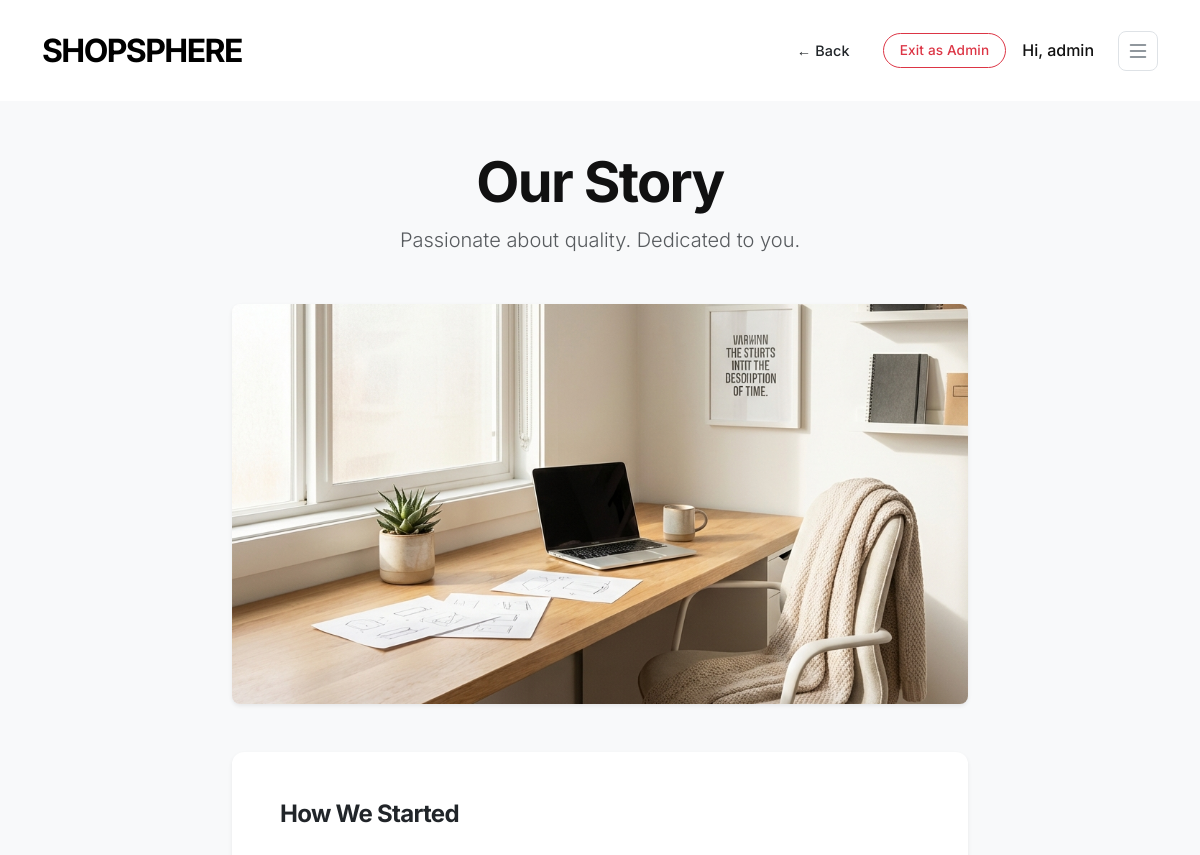
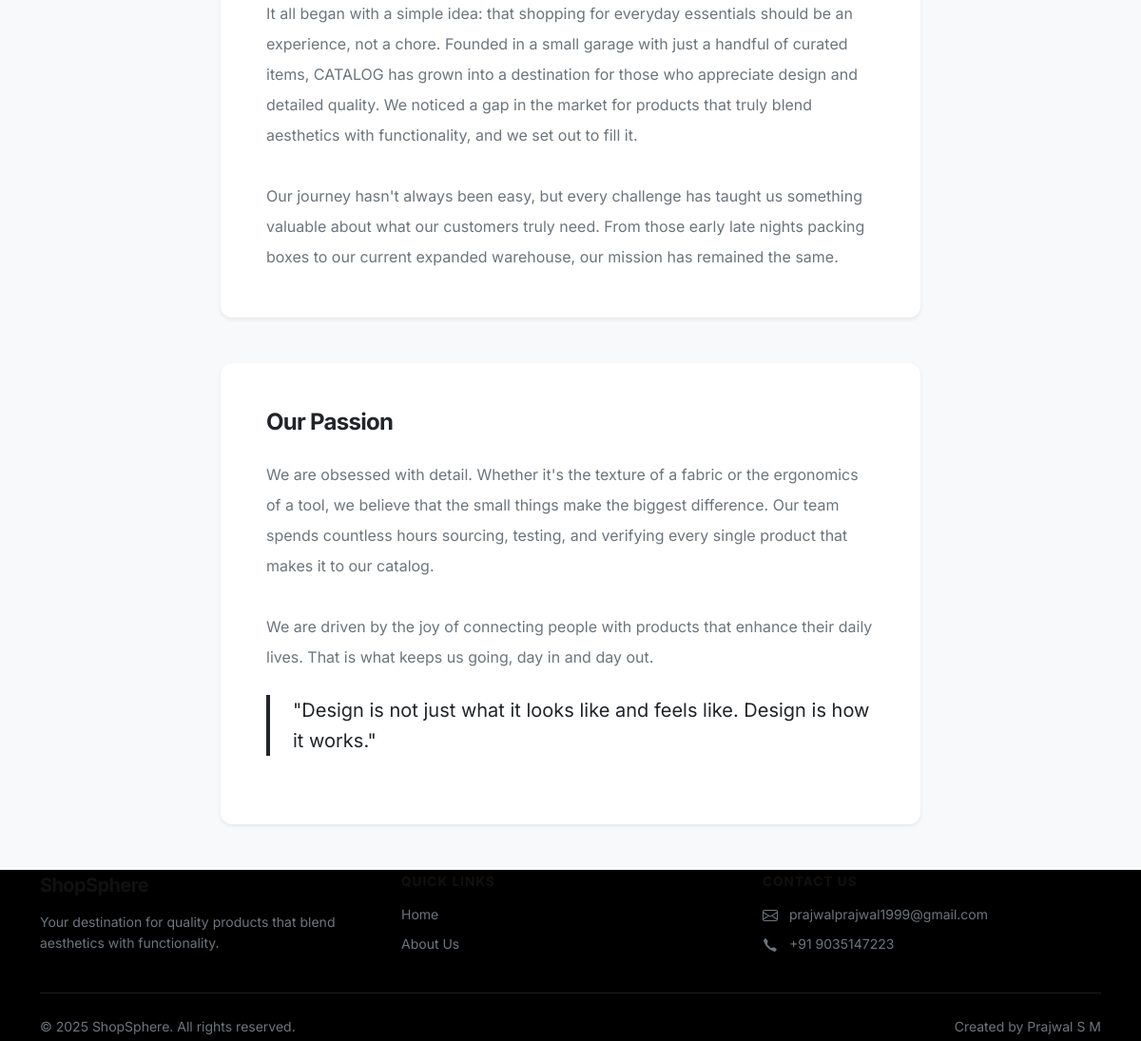
Page /about (signed in) on the committed database (2 pictures, top to bottom).
### tables this page shows
CREATE TABLE site_settings (
        key TEXT PRIMARY KEY,
        value TEXT
    );

### frontend_pkg/routes_ui.py (the view)
@ui_bp.route('/about')
def about():
    return render_template('about.html', content=safe_get_about(), footer=safe_get_footer())

### database/db.py (called while the page is built, shortened)
def get_db():
    db = getattr(g, '_database', None)
    if db is None:
        if db is None:
            db = g._database = sqlite3.connect(DB_FILE)
            db.row_factory = sqlite3.Row
    return db

def close_connection(exception):
    db = getattr(g, '_database', None)
    if db is not None:
        db.close()

### frontend_pkg/routes_ui.py (called while the page is built)
def safe_get_footer():
    try:
        from database.db import get_db
        db = get_db()
        settings = db.execute('SELECT key, value FROM site_settings WHERE key LIKE "footer_%"').fetchall()
        return {row['key']: row['value'] for row in settings}
    except:
        return {}

def safe_get_about():
    try:
        from database.db import get_db
        db = get_db()
        settings = db.execute('SELECT key, value FROM site_settings WHERE key LIKE "about_%"').fetchall()
        return {row['key']: row['value'] for row in settings}
    except:
        return {}

### templates/about.html (shortened to what this page needs)
<!DOCTYPE html>
<html lang="en">
<head>
    <link href="https://cdn.jsdelivr.net/npm/bootstrap@5.3.0/dist/css/bootstrap.min.css" rel="stylesheet">
    <link rel="stylesheet" href="/static/css/styles.css">
</head>
<body class="bg-light">
    {% include 'components/navbar_secondary.html' %}
    <div class="container my-5">
        <div class="row justify-content-center">
            <div class="col-lg-8">
                <div class="text-center mb-5">
                    <h1 class="display-4 fw-bold">{{ content.get('about_title', 'Our Story') }}</h1>
                    <p class="lead text-muted">{{ content.get('about_subtitle', 'Passionate about quality. Dedicated to
                        you.') }}</p>
                </div>
                {% if content.get('about_hero_image') %}
                <div class="mb-5 rounded-3 overflow-hidden shadow-sm position-relative">
                    <img src="{{ content.get('about_hero_image') }}" class="img-fluid w-100" alt="About Us Hero"
                        style="max-height: 400px; object-fit: cover;">
                </div>
                {% else %}
                <div class="mb-5 p-5 bg-light rounded-3 text-center border">
                    <p class="text-muted mb-3">No hero image set</p>
                </div>
                {% endif %}
                <div class="card border-0 shadow-sm p-5 mb-5">
                    <h2 class="h4 fw-bold mb-4">{{ content.get('about_section1_title', 'How We Started') }}</h2>
                    <div class="text-secondary lh-lg" style="white-space: pre-line;">{{
                        content.get('about_section1_text', '') }}</div>
                </div>
                <div class="card border-0 shadow-sm p-5">
                    <h2 class="h4 fw-bold mb-4">{{ content.get('about_section2_title', 'Our Passion') }}</h2>
                    <div class="text-secondary lh-lg" style="white-space: pre-line;">{{
                        content.get('about_section2_text', '') }}</div>
                    <blockquote class="blockquote border-start border-4 border-dark ps-4 my-4">
                        <p class="mb-0 fs-5">"Design is not just what it looks like and feels like. Design is how it
                            works."</p>
                    </blockquote>
                </div>
            </div>
        </div>
    </div>
    {% include 'components/footer.html' %}
</body>
</html>

### templates/components/footer.html (shortened to what this page needs)
<footer class="bg-dark text-light py-5 mt-5">
    <div class="container">
        <div class="row">
            <div class="col-md-4 mb-4 mb-md-0">
                <h5 class="fw-bold mb-3">ShopSphere</h5>
                <p class="text-secondary small mb-0">{{ footer.footer_brand_description or 'Your destination for
                    quality products that blend aesthetics with functionality.' }}</p>
            </div>
            <div class="col-md-4 mb-4 mb-md-0">
                <h6 class="fw-bold mb-3 text-uppercase" style="font-size: 0.85rem; letter-spacing: 1px;">Quick Links
                </h6>
                <ul class="list-unstyled small">
                    <li class="mb-2"><a href="/" class="text-secondary text-decoration-none">Home</a></li>
                    <li class="mb-2"><a href="/about" class="text-secondary text-decoration-none">About Us</a></li>
                </ul>
            </div>
            <div class="col-md-4">
                <h6 class="fw-bold mb-3 text-uppercase" style="font-size: 0.85rem; letter-spacing: 1px;">Contact Us
                </h6>
                <ul class="list-unstyled small">
                    <li class="mb-2 text-secondary">
                        <a href="mailto:{{ footer.footer_email or 'prajwalprajwal1999@gmail.com' }}"
                            class="text-secondary text-decoration-none">{{ footer.footer_email or
                            'prajwalprajwal1999@gmail.com' }}</a>
                    </li>
                    <li class="mb-2 text-secondary">
                        {{ footer.footer_phone or '+91 9035147223' }}
                    </li>
                </ul>
            </div>
        </div>
        <hr class="my-4 border-secondary">
        <div class="d-flex flex-column flex-md-row justify-content-between align-items-center">
            <p class="text-secondary small mb-2 mb-md-0">&copy; 2025 ShopSphere. All rights reserved.</p>
            <div class="d-flex align-items-center gap-3">
                <p class="text-secondary small mb-0">Created by Prajwal S M</p>
            </div>
        </div>
    </div>
</footer>

### static/css/styles.css (style rules this page uses)
:root { --bg-color: #ffffff; --text-color: #111111; --text-muted: #666666; --accent-color: #000000; --accent-hover: #333333; --light-gray: #f9f9f9; --border-color: #eaeaea; --input-bg: #ffffff; --font-family: 'Inter', sans-serif; --card-shadow: 0 4px 6px rgba(0, 0, 0, 0.02); --hover-shadow: 0 12px 24px rgba(0, 0, 0, 0.05); --border-radius-sm: 8px; --border-radius-md: 12px; --border-radius-lg: 20px; --btn-radius: 50px; }
body { background-color: var(--bg-color); color: var(--text-color); font-family: var(--font-family); -webkit-font-smoothing: antialiased; line-height: 1.6; }
h1, h2, h3, h4, h5, h6 { font-weight: 600; color: var(--text-color); letter-spacing: -0.03em; }
a { color: var(--text-color); text-decoration: none; transition: color 0.2s; }
.bg-dark { background-color: #000000 !important; border-bottom: none; padding: 0.25rem 0 !important; }
.card { border-radius: var(--border-radius-md); border: 1px solid var(--border-color); }

### rows in the picture
site_settings: get "Our Story"
site_settings: value "Passionate about quality. Dedicated to you."
site_settings: get (picture)
site_settings: get "How We Started"
site_settings: get "It all began with a simple idea: that shopping for everyday essentials should be an experience, not a chore. Founded in a small garage with just a handful of curated items, CATALOG has grown into a destination for those who appreciate design and detailed quality. We noticed a gap in the market for products that truly blend aesthetics with functionality, and we set out to fill it. Our journey hasn't always been easy, but every challenge has taught us something valuable about what our customers truly need. From those early late nights packing boxes to our current expanded warehouse, our mission has remained the same."
site_settings: get "Our Passion"
site_settings: get "We are obsessed with detail. Whether it's the texture of a fabric or the ergonomics of a tool, we believe that the small things make the biggest difference. Our team spends countless hours sourcing, testing, and verifying every single product that makes it to our catalog. We are driven by the joy of connecting people with products that enhance their daily lives. That is what keeps us going, day in and day out."
site_settings: value "Your destination for quality products that blend aesthetics with functionality."
site_settings: value "prajwalprajwal1999@gmail.com"
site_settings: value "+91 9035147223"

### other values in the picture
{{ session.get('username') }} "admin"
